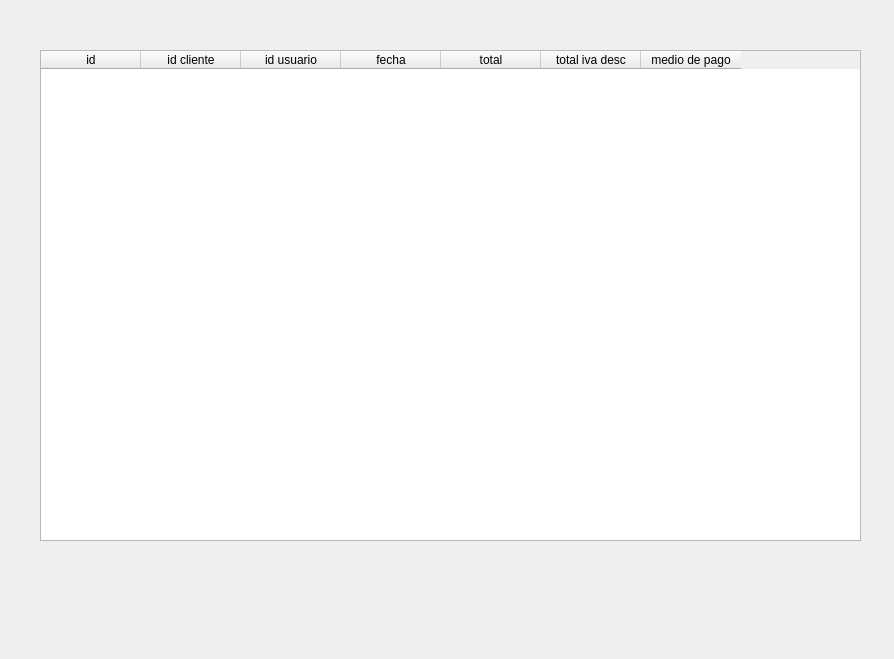
<?xml version="1.0" encoding="UTF-8"?>
<ui version="4.0">
 <class>historicoVentas</class>
 <widget class="QWidget" name="historicoVentas">
  <property name="geometry">
   <rect>
    <x>0</x>
    <y>0</y>
    <width>894</width>
    <height>659</height>
   </rect>
  </property>
  <property name="minimumSize">
   <size>
    <width>894</width>
    <height>659</height>
   </size>
  </property>
  <property name="maximumSize">
   <size>
    <width>894</width>
    <height>659</height>
   </size>
  </property>
  <property name="windowTitle">
   <string>Historico Ventas</string>
  </property>
  <widget class="QTableWidget" name="tableWidget">
   <property name="geometry">
    <rect>
     <x>40</x>
     <y>50</y>
     <width>821</width>
     <height>491</height>
    </rect>
   </property>
   <column>
    <property name="text">
     <string>id</string>
    </property>
   </column>
   <column>
    <property name="text">
     <string>id cliente</string>
    </property>
   </column>
   <column>
    <property name="text">
     <string>id usuario</string>
    </property>
   </column>
   <column>
    <property name="text">
     <string>fecha</string>
    </property>
   </column>
   <column>
    <property name="text">
     <string>total</string>
    </property>
   </column>
   <column>
    <property name="text">
     <string>total iva desc</string>
    </property>
   </column>
   <column>
    <property name="text">
     <string>medio de pago</string>
    </property>
   </column>
  </widget>
 </widget>
 <resources/>
 <connections/>
</ui>
